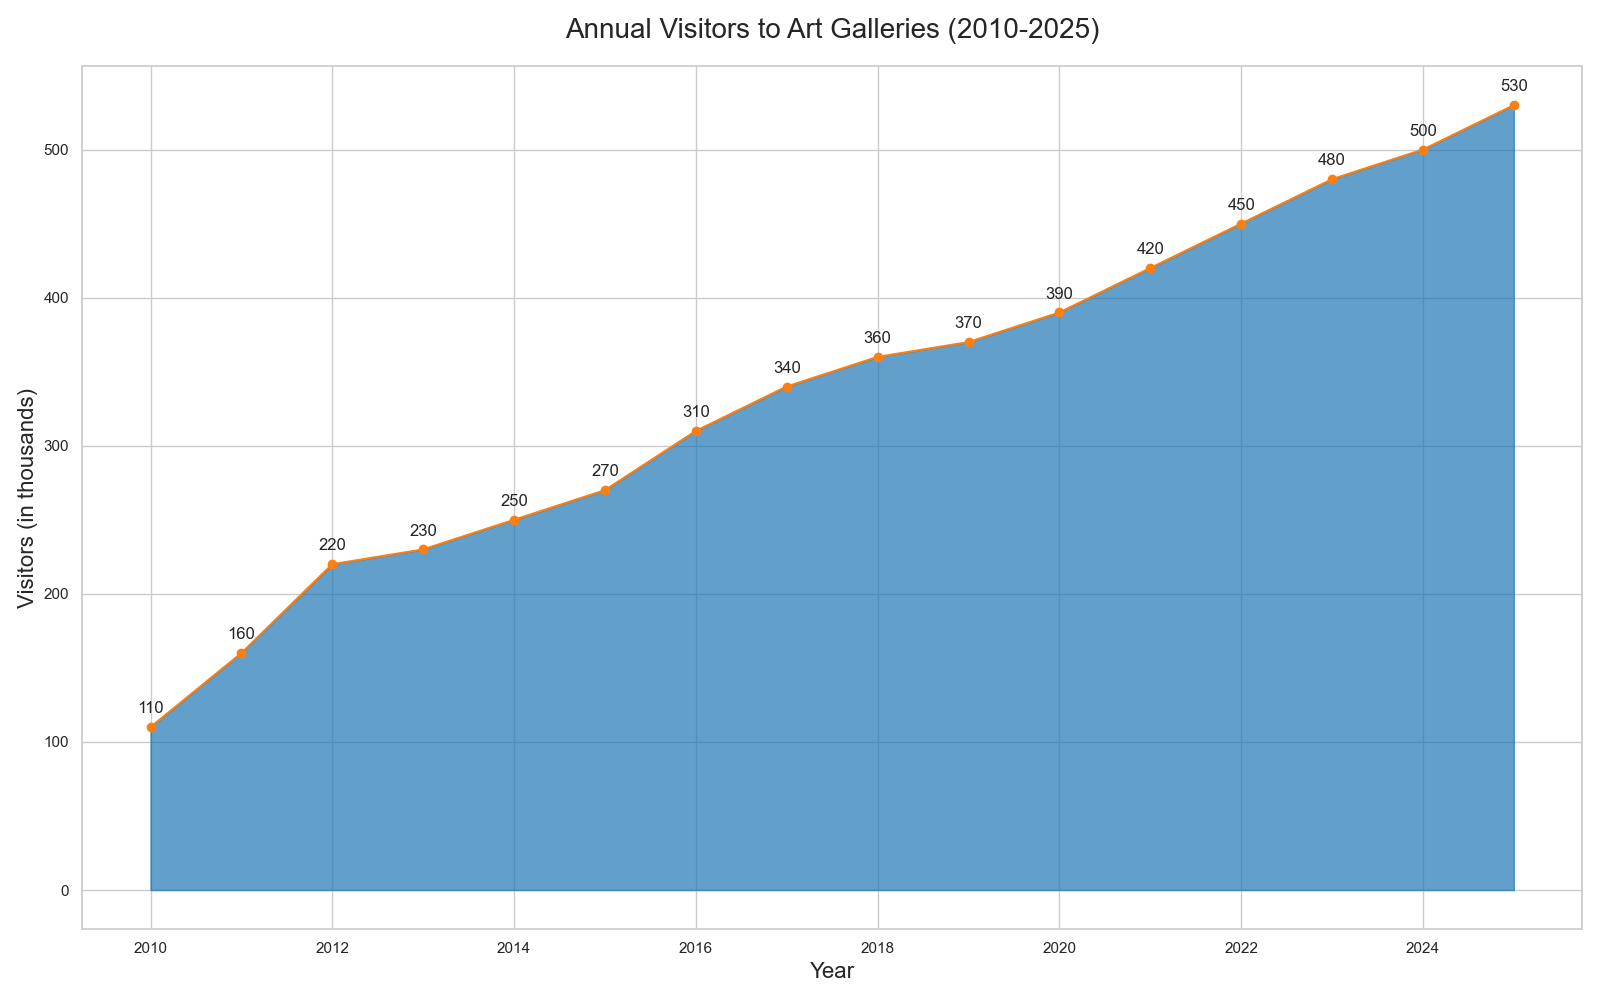

Write the Python code that produced this figure.

import matplotlib.pyplot as plt
import pandas as pd

data = {
    'Year': [2010, 2011, 2012, 2013, 2014, 2015, 2016, 2017, 2018, 2019, 2020, 2021, 2022, 2023, 2024, 2025],
    'Visitors': [110, 160, 220, 230, 250, 270, 310, 340, 360, 370, 390, 420, 450, 480, 500, 530]
}

df = pd.DataFrame(data)

plt.figure(figsize=(16, 10))
plt.fill_between(df['Year'], df['Visitors'], color='#1f77b4', alpha=0.7)
plt.plot(df['Year'], df['Visitors'], color='#ff7f0e', marker='o')

plt.title('Annual Visitors to Art Galleries (2010-2025)', fontsize=20, pad=20)
plt.xlabel('Year', fontsize=16)
plt.ylabel('Visitors (in thousands)', fontsize=16)

for i, txt in enumerate(df['Visitors']):
    plt.annotate(txt, (df['Year'][i], df['Visitors'][i]), textcoords="offset points", xytext=(0,10), ha='center')

plt.grid(True)
plt.tight_layout()
plt.show()
